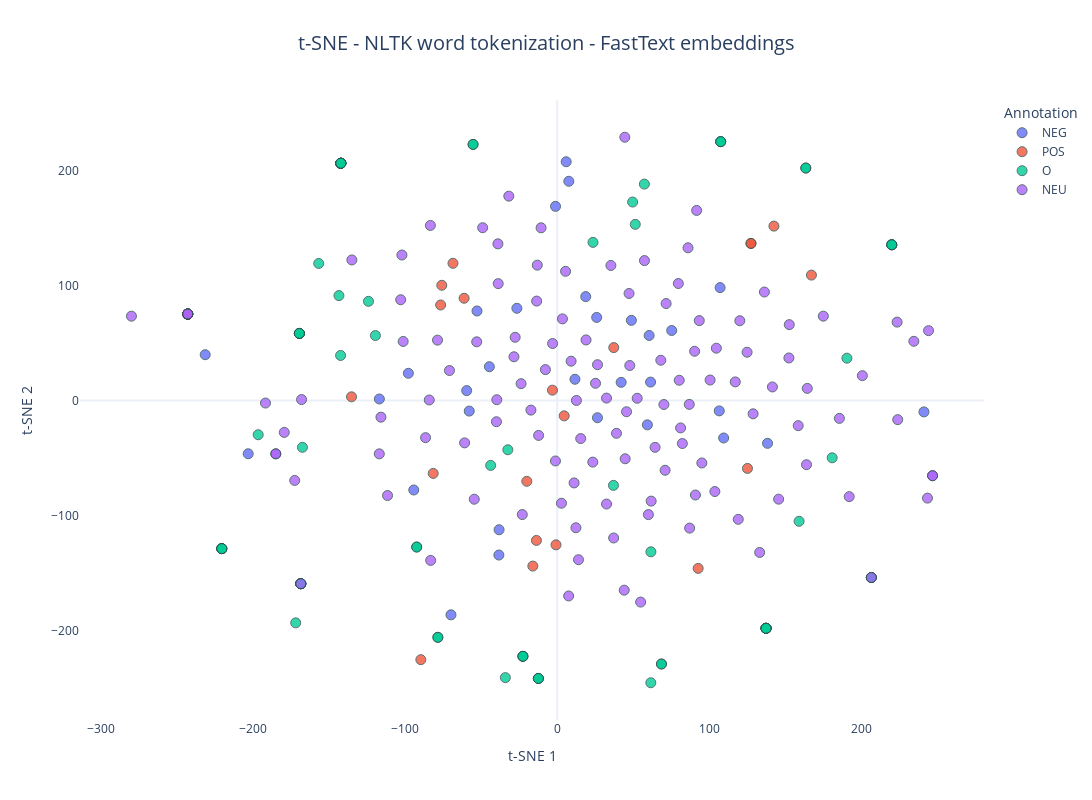

Notebook source saved alongside this figure:
### Code cell
fig = px.scatter(
    x=vectors_fasttext_embedded[:, 0],
    y=vectors_fasttext_embedded[:, 1],
    color=annotations_fasttext,
    hover_data={"word": words_used_fasttext, "annotation": annotations_fasttext},
    title="t-SNE - NLTK word tokenization - FastText embeddings",
    labels={"color": "Annotation", "x": "t-SNE 1", "y": "t-SNE 2"},
    color_continuous_scale=px.colors.sequential.Viridis,
    template="plotly_white",
)

fig.update_traces(
    marker=dict(size=10, opacity=0.8, line=dict(width=1, color="DarkSlateGrey"))
)
fig.update_layout(
    title_font_size=20,
    title_x=0.5,
    xaxis=dict(showgrid=False),
    yaxis=dict(showgrid=False),
    coloraxis_colorbar=dict(title="Annotation"),
    legend_title_text="Annotation",
    width=1200,
    height=800,
)

fig.show()

### Figure 1 — Plotly figure (JSON) as saved in the notebook; plotly's stock layout.template omitted (floating-point values rounded to 4 significant figures; data arrays with more than 128 entries replaced by an {"elided": "..."} marker saying what was removed)
{"data": [{"customdata": [["Generalnie", "NEG"], ["minus", "NEG"], ["dziwny", "NEG"], ["nie", "NEG"], ["nadaje", "NEG"], ["powstawanie", "NEG"], ["ryz", "NEG"], ["zanieczyszczeń", "NEG"], ["do", "NEG"], ["wymiany", "NEG"], ["Szkoda", "NEG"], ["nie", "NEG"], ["działa", "NEG"], ["przewracania", "NEG"], ["nie", "NEG"], ["jest", "NEG"], ["idealnie", "NEG"], ["minusem", "NEG"], ["nie", "NEG"], ["pozwala", "NEG"], ["trudne", "NEG"], ["balaganu", "NEG"], ["wada", "NEG"], ["nie", "NEG"], ["mamy", "NEG"], ["Brak", "NEG"], ["trudności", "NEG"], ["nie", "NEG"], ["instaluje", "NEG"], ["Nie", "NEG"], ["uruchamia", "NEG"], ["gubi", "NEG"], ["rozłącza", "NEG"], ["utrudnia", "NEG"], ["odzysku", "NEG"], ["nie", "NEG"], ["kompatybilny", "NEG"], ["b", "NEG"], ["słaby", "NEG"]], "hovertemplate": "Annotation=NEG<br>t-SNE 1=%{x}<br>t-SNE 2=%{y}<br>word=%{customdata[0]}<br>annotation=%{customdata[1]}<extra></extra>", "legendgroup": "NEG", "marker": {"color": "#636efa", "line": {"color": "DarkSlateGrey", "width": 1}, "opacity": 0.8, "size": 10, "symbol": "circle"}, "mode": "markers", "name": "NEG", "orientation": "v", "showlegend": true, "type": "scatter", "x": [11.68, 5.909, -38.24, -243.0, -26.53, 26.49, 138.4, 42.07, 220.1, -97.92, -44.63, -243.0, 48.78, 61.42, -243.0, -203.3, -52.76, 7.637, -243.0, -59.52, 18.78, 106.6, -1.091, -243.0, -117.0, -94.35, 25.98, -243.0, 75.33, -231.6, 60.47, 241.3, 109.5, -57.87, 107.2, -243.0, 59.33, -69.88, -38.37], "xaxis": "x", "y": [18.42, 207.5, -112.3, 75.11, 80.12, -15.01, -37.23, 15.76, 135.3, 23.63, 29.35, 75.11, 69.65, 15.99, 75.11, -46.3, 77.78, 190.5, 75.11, 8.566, 90.28, -9.036, 168.7, 75.11, 1.301, -77.8, 72.21, 75.11, 60.81, 39.79, 56.52, -9.933, -32.6, -9.218, 98.11, 75.11, -21.2, -186.3, -134.3], "yaxis": "y"}, {"customdata": [["nie", "POS"], ["mam", "POS"], ["żadnych", "POS"], ["zastrzeżeń", "POS"], ["polecam", "POS"], ["solidny", "POS"], ["świetnie", "POS"], ["ładne", "POS"], ["dobrze", "POS"], ["fajnie", "POS"], ["wysoki", "POS"], ["stabilny", "POS"], ["de", "POS"], ["best", "POS"], ["ok", "POS"], ["nie", "POS"], ["problem", "POS"], ["polecam", "POS"], ["zmieli", "POS"], ["wszystko", "POS"], ["poleca", "POS"], ["pozdrawiam", "POS"]], "hovertemplate": "Annotation=POS<br>t-SNE 1=%{x}<br>t-SNE 2=%{y}<br>word=%{customdata[0]}<br>annotation=%{customdata[1]}<extra></extra>", "legendgroup": "POS", "marker": {"color": "#EF553B", "line": {"color": "DarkSlateGrey", "width": 1}, "opacity": 0.8, "size": 10, "symbol": "circle"}, "mode": "markers", "name": "POS", "orientation": "v", "showlegend": true, "type": "scatter", "x": [-243.0, -135.3, -81.58, -3.118, 127.5, -13.66, -61.24, -68.56, -76.69, -75.93, -16.02, -0.7916, -89.71, 92.73, 167.3, -243.0, -19.99, 127.5, 125.2, 37.22, 142.6, 4.591], "xaxis": "x", "y": [75.11, 3.169, -63.38, 8.97, 136.5, -121.6, 88.86, 119.2, 83.0, 100.1, -143.9, -125.5, -225.3, -145.9, 109.0, 75.11, -70.27, 136.5, -59.04, 45.95, 151.5, -13.38], "yaxis": "y"}, {"customdata": {"elided": "80x2 str values"}, "hovertemplate": "Annotation=O<br>t-SNE 1=%{x}<br>t-SNE 2=%{y}<br>word=%{customdata[0]}<br>annotation=%{customdata[1]}<extra></extra>", "legendgroup": "O", "marker": {"color": "#00cc96", "line": {"color": "DarkSlateGrey", "width": 1}, "opacity": 0.8, "size": 10, "symbol": "circle"}, "mode": "markers", "name": "O", "orientation": "v", "showlegend": true, "type": "scatter", "x": [-12.39, -143.6, -196.7, -169.6, -168.7, -78.49, -168.7, -43.76, 23.53, 137.4, -142.3, -169.6, -168.7, 49.62, -55.35, 206.6, 37.0, -142.3, -22.56, -142.5, -142.3, 220.1, -167.6, -12.39, -220.6, 137.4, -142.3, 51.35, -78.49, 61.58, 206.6, -142.3, -12.39, 159.1, 137.4, -55.35, 220.1, -142.3, -156.9, 190.6, -32.48, -142.3, -168.7, -168.7, -172.0, 206.6, -92.44, -220.6, 107.6, 163.5, -124.2, -169.6, 137.4, 180.9, 220.1, 137.4, 163.5, -169.6, -168.7, -169.6, -168.7, 107.6, 61.64, -22.56, -220.6, 137.4, -142.3, -119.6, 57.34, -142.3, 68.6, -92.44, -220.6, -142.3, -22.56, -220.6, 107.6, 68.6, 137.4, -34.12], "xaxis": "x", "y": [-241.6, 91.14, -29.79, 58.28, -159.2, -205.9, -159.2, -56.41, 137.4, -198.0, 206.2, 58.28, -159.2, 172.5, 222.5, -153.9, -73.77, 206.2, -222.4, 39.14, 206.2, 135.3, -40.72, -241.6, -128.8, -198.0, 206.2, 153.1, -205.9, -245.3, -153.9, 206.2, -241.6, -105.0, -198.0, 222.5, 135.3, 206.2, 119.1, 36.78, -42.84, 206.2, -159.2, -159.2, -193.3, -153.9, -127.4, -128.8, 225.0, 202.0, 86.16, 58.28, -198.0, -49.83, 135.3, -198.0, 202.0, 58.28, -159.2, 58.28, -159.2, 225.0, -131.5, -222.4, -128.8, -198.0, 206.2, 56.45, 188.1, 206.2, -229.0, -127.4, -128.8, 206.2, -222.4, -128.8, 225.0, -229.0, -198.0, -240.9], "yaxis": "y"}, {"customdata": {"elided": "120x2 str values"}, "hovertemplate": "Annotation=NEU<br>t-SNE 1=%{x}<br>t-SNE 2=%{y}<br>word=%{customdata[0]}<br>annotation=%{customdata[1]}<extra></extra>", "legendgroup": "NEU", "marker": {"color": "#ab63fa", "line": {"color": "DarkSlateGrey", "width": 1}, "opacity": 0.8, "size": 10, "symbol": "circle"}, "mode": "markers", "name": "NEU", "orientation": "v", "showlegend": true, "type": "scatter", "x": [26.51, 95.16, -38.81, -28.45, -27.66, -135.1, -172.7, 37.14, -49.03, -10.6, -101.3, -54.56, 224.0, 47.27, 200.7, -22.97, 87.12, 23.41, 35.33, 11.12, -12.22, -70.86, 5.521, -13.11, -17.29, -243.0, -39.97, -168.7, 206.6, -280.1, 243.6, 32.45, 175.1, -84.17, -103.0, 103.7, -86.6, 18.98, -31.83, 246.9, 44.09, 54.88, -39.73, 9.137, -60.92, 82.32, 246.9, 44.71, 52.63, 164.5, 81.17, -13.5, 64.39, 71.64, 223.6, 90.94, 86.05, 145.7, 234.6, 100.6, 117.1, -116.0, -3.028, 152.4, 141.6, -7.774, 119.1, 7.541, 91.74, 12.32, 2.804, 39.0, 120.1, -102.1, 244.3, -168.2, -191.9, 12.64, 192.1, -243.0, 70.19, 61.8, -185.1, 158.5, 44.48, -185.1, 124.9, 86.89, 3.454, 164.0, 15.47, -52.95, -39.0, -179.6, 133.2, -78.74, 128.9, 185.6, 152.7, -117.0, 80.27, 68.16, -83.24, -23.77, 47.76, 90.4, 32.45, 93.47, 136.3, 104.7, 79.68, 45.62, 25.21, 60.0, 57.41, -83.44, 14.0, -111.6, 71.0, -1.153], "xaxis": "x", "y": [31.09, -54.32, 101.6, 37.98, 54.9, 122.1, -69.48, -119.5, 150.1, 150.1, 51.31, -85.82, -16.67, 92.99, 21.57, -99.16, -110.9, -53.57, 117.4, -71.66, -30.36, 26.03, 112.3, 117.6, -8.371, 75.11, -18.49, -159.2, -153.9, 73.29, -84.86, -90.02, 73.29, 0.4408, 87.55, -79.14, -32.3, 52.61, 177.6, -65.39, -164.9, -175.2, 0.6535, 34.16, -36.85, -37.41, -65.39, -50.66, 1.908, 10.51, -23.85, 86.38, -40.73, 84.24, 68.11, -82.16, 132.7, -85.78, 51.44, 17.78, 16.14, -14.49, 49.51, 36.97, 11.76, 26.82, -103.3, -169.9, 165.2, -110.6, -89.3, -28.55, 69.31, 126.4, 60.7, 0.7898, -2.228, 0.02071, -83.59, 75.11, -3.52, -87.46, -46.38, -21.88, 228.8, -46.38, 41.95, -3.39, 70.91, -55.82, -33.12, 50.96, 136.1, -27.74, -132.1, 52.45, -11.61, -15.55, 65.93, -46.4, 17.55, 34.94, -139.0, 14.62, 30.4, 42.78, 2.07, 69.43, 94.25, 45.44, 101.6, -9.802, 14.94, -99.2, 121.6, 152.2, -138.4, -82.62, -60.66, -52.59], "yaxis": "y"}], "layout": {"coloraxis": {"colorbar": {"title": {"text": "Annotation"}}}, "height": 800, "legend": {"title": {"text": "Annotation"}, "tracegroupgap": 0}, "title": {"font": {"size": 20}, "text": "t-SNE - NLTK word tokenization - FastText embeddings", "x": 0.5}, "width": 1200, "xaxis": {"anchor": "y", "domain": [0, 1], "showgrid": false, "title": {"text": "t-SNE 1"}}, "yaxis": {"anchor": "x", "domain": [0, 1], "showgrid": false, "title": {"text": "t-SNE 2"}}}}
